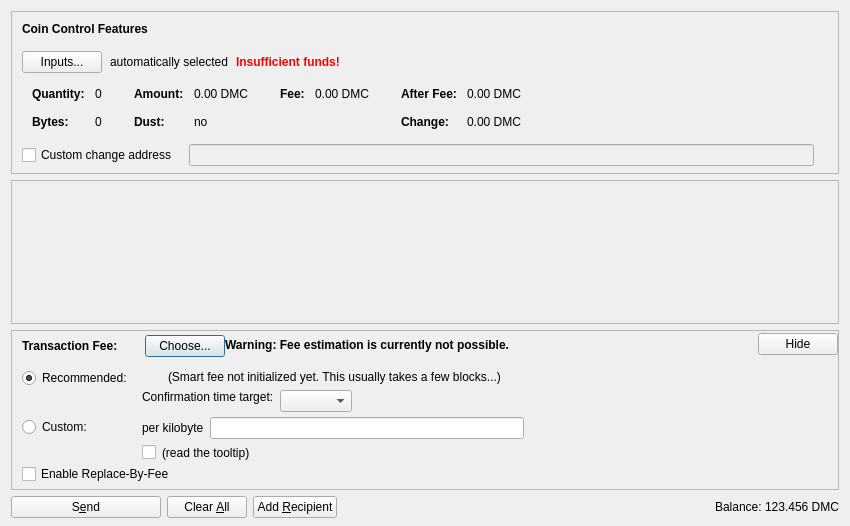
<?xml version="1.0" encoding="UTF-8"?>
<ui version="4.0">
 <class>SendCoinsDialog</class>
 <widget class="QDialog" name="SendCoinsDialog">
  <property name="geometry">
   <rect>
    <x>0</x>
    <y>0</y>
    <width>850</width>
    <height>526</height>
   </rect>
  </property>
  <property name="windowTitle">
   <string>Send Coins</string>
  </property>
  <layout class="QVBoxLayout" name="verticalLayout" stretch="0,1,0,0">
   <property name="bottomMargin">
    <number>8</number>
   </property>
   <item>
    <widget class="QFrame" name="frameCoinControl">
     <property name="sizePolicy">
      <sizepolicy hsizetype="Expanding" vsizetype="Expanding">
       <horstretch>0</horstretch>
       <verstretch>0</verstretch>
      </sizepolicy>
     </property>
     <property name="maximumSize">
      <size>
       <width>16777215</width>
       <height>16777215</height>
      </size>
     </property>
     <property name="frameShape">
      <enum>QFrame::StyledPanel</enum>
     </property>
     <property name="frameShadow">
      <enum>QFrame::Sunken</enum>
     </property>
     <layout class="QVBoxLayout" name="verticalLayoutCoinControl2">
      <property name="spacing">
       <number>0</number>
      </property>
      <property name="leftMargin">
       <number>0</number>
      </property>
      <property name="topMargin">
       <number>0</number>
      </property>
      <property name="rightMargin">
       <number>0</number>
      </property>
      <property name="bottomMargin">
       <number>6</number>
      </property>
      <item>
       <layout class="QVBoxLayout" name="verticalLayoutCoinControl" stretch="0,0,0,0,1">
        <property name="spacing">
         <number>0</number>
        </property>
        <property name="leftMargin">
         <number>10</number>
        </property>
        <property name="topMargin">
         <number>10</number>
        </property>
        <item>
         <layout class="QHBoxLayout" name="horizontalLayoutCoinControl1">
          <property name="bottomMargin">
           <number>15</number>
          </property>
          <item>
           <widget class="QLabel" name="labelCoinControlFeatures">
            <property name="sizePolicy">
             <sizepolicy hsizetype="Preferred" vsizetype="Maximum">
              <horstretch>0</horstretch>
              <verstretch>0</verstretch>
             </sizepolicy>
            </property>
            <property name="font">
             <font>
              <weight>75</weight>
              <bold>true</bold>
             </font>
            </property>
            <property name="styleSheet">
             <string notr="true">font-weight:bold;</string>
            </property>
            <property name="text">
             <string>Coin Control Features</string>
            </property>
           </widget>
          </item>
         </layout>
        </item>
        <item>
         <layout class="QHBoxLayout" name="horizontalLayoutCoinControl2" stretch="0,0,0,0">
          <property name="spacing">
           <number>8</number>
          </property>
          <property name="bottomMargin">
           <number>10</number>
          </property>
          <item>
           <widget class="QPushButton" name="pushButtonCoinControl">
            <property name="styleSheet">
             <string notr="true"/>
            </property>
            <property name="text">
             <string>Inputs...</string>
            </property>
            <property name="autoDefault">
             <bool>false</bool>
            </property>
           </widget>
          </item>
          <item>
           <widget class="QLabel" name="labelCoinControlAutomaticallySelected">
            <property name="text">
             <string>automatically selected</string>
            </property>
            <property name="margin">
             <number>5</number>
            </property>
           </widget>
          </item>
          <item>
           <widget class="QLabel" name="labelCoinControlInsuffFunds">
            <property name="font">
             <font>
              <weight>75</weight>
              <bold>true</bold>
             </font>
            </property>
            <property name="styleSheet">
             <string notr="true">color:red;font-weight:bold;</string>
            </property>
            <property name="text">
             <string>Insufficient funds!</string>
            </property>
            <property name="margin">
             <number>5</number>
            </property>
           </widget>
          </item>
          <item>
           <spacer name="horizontalSpacerCoinControl">
            <property name="orientation">
             <enum>Qt::Horizontal</enum>
            </property>
            <property name="sizeHint" stdset="0">
             <size>
              <width>40</width>
              <height>1</height>
             </size>
            </property>
           </spacer>
          </item>
         </layout>
        </item>
        <item>
         <widget class="QWidget" name="widgetCoinControl" native="true">
          <property name="sizePolicy">
           <sizepolicy hsizetype="Preferred" vsizetype="Preferred">
            <horstretch>0</horstretch>
            <verstretch>0</verstretch>
           </sizepolicy>
          </property>
          <property name="minimumSize">
           <size>
            <width>0</width>
            <height>0</height>
           </size>
          </property>
          <property name="styleSheet">
           <string notr="true"/>
          </property>
          <layout class="QHBoxLayout" name="horizontalLayoutCoinControl5">
           <property name="leftMargin">
            <number>0</number>
           </property>
           <property name="topMargin">
            <number>0</number>
           </property>
           <property name="rightMargin">
            <number>0</number>
           </property>
           <property name="bottomMargin">
            <number>0</number>
           </property>
           <item>
            <layout class="QHBoxLayout" name="horizontalLayoutCoinControl3" stretch="0,0,0,1">
             <property name="spacing">
              <number>20</number>
             </property>
             <property name="topMargin">
              <number>0</number>
             </property>
             <property name="bottomMargin">
              <number>10</number>
             </property>
             <item>
              <layout class="QFormLayout" name="formLayoutCoinControl1">
               <property name="horizontalSpacing">
                <number>10</number>
               </property>
               <property name="verticalSpacing">
                <number>14</number>
               </property>
               <property name="leftMargin">
                <number>10</number>
               </property>
               <property name="topMargin">
                <number>4</number>
               </property>
               <property name="rightMargin">
                <number>6</number>
               </property>
               <item row="0" column="0">
                <widget class="QLabel" name="labelCoinControlQuantityText">
                 <property name="font">
                  <font>
                   <weight>75</weight>
                   <bold>true</bold>
                  </font>
                 </property>
                 <property name="text">
                  <string>Quantity:</string>
                 </property>
                 <property name="margin">
                  <number>0</number>
                 </property>
                </widget>
               </item>
               <item row="0" column="1">
                <widget class="QLabel" name="labelCoinControlQuantity">
                 <property name="cursor">
                  <cursorShape>IBeamCursor</cursorShape>
                 </property>
                 <property name="contextMenuPolicy">
                  <enum>Qt::ActionsContextMenu</enum>
                 </property>
                 <property name="text">
                  <string notr="true">0</string>
                 </property>
                 <property name="margin">
                  <number>0</number>
                 </property>
                 <property name="textInteractionFlags">
                  <set>Qt::LinksAccessibleByMouse|Qt::TextSelectableByKeyboard|Qt::TextSelectableByMouse</set>
                 </property>
                </widget>
               </item>
               <item row="1" column="0">
                <widget class="QLabel" name="labelCoinControlBytesText">
                 <property name="font">
                  <font>
                   <weight>75</weight>
                   <bold>true</bold>
                  </font>
                 </property>
                 <property name="text">
                  <string>Bytes:</string>
                 </property>
                </widget>
               </item>
               <item row="1" column="1">
                <widget class="QLabel" name="labelCoinControlBytes">
                 <property name="cursor">
                  <cursorShape>IBeamCursor</cursorShape>
                 </property>
                 <property name="contextMenuPolicy">
                  <enum>Qt::ActionsContextMenu</enum>
                 </property>
                 <property name="text">
                  <string notr="true">0</string>
                 </property>
                 <property name="textInteractionFlags">
                  <set>Qt::LinksAccessibleByMouse|Qt::TextSelectableByKeyboard|Qt::TextSelectableByMouse</set>
                 </property>
                </widget>
               </item>
              </layout>
             </item>
             <item>
              <layout class="QFormLayout" name="formLayoutCoinControl2">
               <property name="horizontalSpacing">
                <number>10</number>
               </property>
               <property name="verticalSpacing">
                <number>14</number>
               </property>
               <property name="leftMargin">
                <number>6</number>
               </property>
               <property name="topMargin">
                <number>4</number>
               </property>
               <property name="rightMargin">
                <number>6</number>
               </property>
               <item row="0" column="0">
                <widget class="QLabel" name="labelCoinControlAmountText">
                 <property name="font">
                  <font>
                   <weight>75</weight>
                   <bold>true</bold>
                  </font>
                 </property>
                 <property name="text">
                  <string>Amount:</string>
                 </property>
                 <property name="margin">
                  <number>0</number>
                 </property>
                </widget>
               </item>
               <item row="0" column="1">
                <widget class="QLabel" name="labelCoinControlAmount">
                 <property name="cursor">
                  <cursorShape>IBeamCursor</cursorShape>
                 </property>
                 <property name="contextMenuPolicy">
                  <enum>Qt::ActionsContextMenu</enum>
                 </property>
                 <property name="text">
                  <string notr="true">0.00 DMC</string>
                 </property>
                 <property name="textInteractionFlags">
                  <set>Qt::LinksAccessibleByMouse|Qt::TextSelectableByKeyboard|Qt::TextSelectableByMouse</set>
                 </property>
                </widget>
               </item>
               <item row="1" column="0">
                <widget class="QLabel" name="labelCoinControlLowOutputText">
                 <property name="font">
                  <font>
                   <weight>75</weight>
                   <bold>true</bold>
                  </font>
                 </property>
                 <property name="text">
                  <string>Dust:</string>
                 </property>
                </widget>
               </item>
               <item row="1" column="1">
                <widget class="QLabel" name="labelCoinControlLowOutput">
                 <property name="cursor">
                  <cursorShape>IBeamCursor</cursorShape>
                 </property>
                 <property name="contextMenuPolicy">
                  <enum>Qt::ActionsContextMenu</enum>
                 </property>
                 <property name="text">
                  <string notr="true">no</string>
                 </property>
                 <property name="textInteractionFlags">
                  <set>Qt::LinksAccessibleByMouse|Qt::TextSelectableByKeyboard|Qt::TextSelectableByMouse</set>
                 </property>
                </widget>
               </item>
              </layout>
             </item>
             <item>
              <layout class="QFormLayout" name="formLayoutCoinControl3">
               <property name="horizontalSpacing">
                <number>10</number>
               </property>
               <property name="verticalSpacing">
                <number>14</number>
               </property>
               <property name="leftMargin">
                <number>6</number>
               </property>
               <property name="topMargin">
                <number>4</number>
               </property>
               <property name="rightMargin">
                <number>6</number>
               </property>
               <item row="0" column="0">
                <widget class="QLabel" name="labelCoinControlFeeText">
                 <property name="font">
                  <font>
                   <weight>75</weight>
                   <bold>true</bold>
                  </font>
                 </property>
                 <property name="text">
                  <string>Fee:</string>
                 </property>
                 <property name="margin">
                  <number>0</number>
                 </property>
                </widget>
               </item>
               <item row="0" column="1">
                <widget class="QLabel" name="labelCoinControlFee">
                 <property name="cursor">
                  <cursorShape>IBeamCursor</cursorShape>
                 </property>
                 <property name="contextMenuPolicy">
                  <enum>Qt::ActionsContextMenu</enum>
                 </property>
                 <property name="text">
                  <string notr="true">0.00 DMC</string>
                 </property>
                 <property name="textInteractionFlags">
                  <set>Qt::LinksAccessibleByMouse|Qt::TextSelectableByKeyboard|Qt::TextSelectableByMouse</set>
                 </property>
                </widget>
               </item>
              </layout>
             </item>
             <item>
              <layout class="QFormLayout" name="formLayoutCoinControl4">
               <property name="horizontalSpacing">
                <number>10</number>
               </property>
               <property name="verticalSpacing">
                <number>14</number>
               </property>
               <property name="leftMargin">
                <number>6</number>
               </property>
               <property name="topMargin">
                <number>4</number>
               </property>
               <property name="rightMargin">
                <number>6</number>
               </property>
               <item row="0" column="0">
                <widget class="QLabel" name="labelCoinControlAfterFeeText">
                 <property name="font">
                  <font>
                   <weight>75</weight>
                   <bold>true</bold>
                  </font>
                 </property>
                 <property name="text">
                  <string>After Fee:</string>
                 </property>
                 <property name="margin">
                  <number>0</number>
                 </property>
                </widget>
               </item>
               <item row="0" column="1">
                <widget class="QLabel" name="labelCoinControlAfterFee">
                 <property name="cursor">
                  <cursorShape>IBeamCursor</cursorShape>
                 </property>
                 <property name="contextMenuPolicy">
                  <enum>Qt::ActionsContextMenu</enum>
                 </property>
                 <property name="text">
                  <string notr="true">0.00 DMC</string>
                 </property>
                 <property name="textInteractionFlags">
                  <set>Qt::LinksAccessibleByMouse|Qt::TextSelectableByKeyboard|Qt::TextSelectableByMouse</set>
                 </property>
                </widget>
               </item>
               <item row="1" column="0">
                <widget class="QLabel" name="labelCoinControlChangeText">
                 <property name="font">
                  <font>
                   <weight>75</weight>
                   <bold>true</bold>
                  </font>
                 </property>
                 <property name="text">
                  <string>Change:</string>
                 </property>
                </widget>
               </item>
               <item row="1" column="1">
                <widget class="QLabel" name="labelCoinControlChange">
                 <property name="cursor">
                  <cursorShape>IBeamCursor</cursorShape>
                 </property>
                 <property name="contextMenuPolicy">
                  <enum>Qt::ActionsContextMenu</enum>
                 </property>
                 <property name="text">
                  <string notr="true">0.00 DMC</string>
                 </property>
                 <property name="textInteractionFlags">
                  <set>Qt::LinksAccessibleByMouse|Qt::TextSelectableByKeyboard|Qt::TextSelectableByMouse</set>
                 </property>
                </widget>
               </item>
              </layout>
             </item>
            </layout>
           </item>
          </layout>
         </widget>
        </item>
        <item>
         <layout class="QHBoxLayout" name="horizontalLayoutCoinControl4" stretch="0,0,0">
          <property name="spacing">
           <number>12</number>
          </property>
          <property name="sizeConstraint">
           <enum>QLayout::SetDefaultConstraint</enum>
          </property>
          <property name="topMargin">
           <number>5</number>
          </property>
          <property name="rightMargin">
           <number>5</number>
          </property>
          <item>
           <widget class="QCheckBox" name="checkBoxCoinControlChange">
            <property name="toolTip">
             <string>If this is activated, but the change address is empty or invalid, change will be sent to a newly generated address.</string>
            </property>
            <property name="text">
             <string>Custom change address</string>
            </property>
           </widget>
          </item>
          <item>
           <widget class="QValidatedLineEdit" name="lineEditCoinControlChange">
            <property name="enabled">
             <bool>false</bool>
            </property>
            <property name="sizePolicy">
             <sizepolicy hsizetype="Expanding" vsizetype="Fixed">
              <horstretch>0</horstretch>
              <verstretch>0</verstretch>
             </sizepolicy>
            </property>
           </widget>
          </item>
          <item>
           <widget class="QLabel" name="labelCoinControlChangeLabel">
            <property name="sizePolicy">
             <sizepolicy hsizetype="Preferred" vsizetype="Expanding">
              <horstretch>0</horstretch>
              <verstretch>0</verstretch>
             </sizepolicy>
            </property>
            <property name="minimumSize">
             <size>
              <width>0</width>
              <height>0</height>
             </size>
            </property>
            <property name="text">
             <string/>
            </property>
            <property name="margin">
             <number>3</number>
            </property>
           </widget>
          </item>
         </layout>
        </item>
        <item>
         <spacer name="verticalSpacerCoinControl">
          <property name="orientation">
           <enum>Qt::Vertical</enum>
          </property>
          <property name="sizeHint" stdset="0">
           <size>
            <width>800</width>
            <height>1</height>
           </size>
          </property>
         </spacer>
        </item>
       </layout>
      </item>
     </layout>
    </widget>
   </item>
   <item>
    <widget class="QScrollArea" name="scrollArea">
     <property name="widgetResizable">
      <bool>true</bool>
     </property>
     <widget class="QWidget" name="scrollAreaWidgetContents">
      <property name="geometry">
       <rect>
        <x>0</x>
        <y>0</y>
        <width>830</width>
        <height>104</height>
       </rect>
      </property>
      <layout class="QVBoxLayout" name="verticalLayout_2" stretch="0,1">
       <property name="leftMargin">
        <number>0</number>
       </property>
       <property name="topMargin">
        <number>0</number>
       </property>
       <property name="rightMargin">
        <number>0</number>
       </property>
       <property name="bottomMargin">
        <number>0</number>
       </property>
       <item>
        <layout class="QVBoxLayout" name="entries">
         <property name="spacing">
          <number>6</number>
         </property>
        </layout>
       </item>
       <item>
        <spacer name="verticalSpacer">
         <property name="orientation">
          <enum>Qt::Vertical</enum>
         </property>
         <property name="sizeHint" stdset="0">
          <size>
           <width>20</width>
           <height>40</height>
          </size>
         </property>
        </spacer>
       </item>
      </layout>
     </widget>
    </widget>
   </item>
   <item>
    <widget class="QFrame" name="frameFee">
     <property name="sizePolicy">
      <sizepolicy hsizetype="Expanding" vsizetype="Expanding">
       <horstretch>0</horstretch>
       <verstretch>0</verstretch>
      </sizepolicy>
     </property>
     <property name="maximumSize">
      <size>
       <width>16777215</width>
       <height>16777215</height>
      </size>
     </property>
     <property name="frameShape">
      <enum>QFrame::StyledPanel</enum>
     </property>
     <property name="frameShadow">
      <enum>QFrame::Sunken</enum>
     </property>
     <layout class="QVBoxLayout" name="verticalLayoutFee1">
      <property name="spacing">
       <number>0</number>
      </property>
      <property name="leftMargin">
       <number>0</number>
      </property>
      <property name="topMargin">
       <number>0</number>
      </property>
      <property name="rightMargin">
       <number>0</number>
      </property>
      <property name="bottomMargin">
       <number>0</number>
      </property>
      <item>
       <layout class="QVBoxLayout" name="verticalLayoutFee2" stretch="0,0,0">
        <property name="spacing">
         <number>0</number>
        </property>
        <property name="leftMargin">
         <number>10</number>
        </property>
        <property name="topMargin">
         <number>0</number>
        </property>
        <item>
         <layout class="QHBoxLayout" name="horizontalLayoutFee1">
          <property name="bottomMargin">
           <number>0</number>
          </property>
          <item>
           <layout class="QVBoxLayout" name="verticalLayoutFee7">
            <property name="spacing">
             <number>0</number>
            </property>
            <item>
             <spacer name="verticalSpacerSmartFee">
              <property name="orientation">
               <enum>Qt::Vertical</enum>
              </property>
              <property name="sizeType">
               <enum>QSizePolicy::Fixed</enum>
              </property>
              <property name="sizeHint" stdset="0">
               <size>
                <width>1</width>
                <height>4</height>
               </size>
              </property>
             </spacer>
            </item>
            <item>
             <layout class="QHBoxLayout" name="horizontalLayoutSmartFee">
              <property name="spacing">
               <number>10</number>
              </property>
              <item>
               <widget class="QLabel" name="labelFeeHeadline">
                <property name="sizePolicy">
                 <sizepolicy hsizetype="Preferred" vsizetype="Maximum">
                  <horstretch>0</horstretch>
                  <verstretch>0</verstretch>
                 </sizepolicy>
                </property>
                <property name="font">
                 <font>
                  <weight>75</weight>
                  <bold>true</bold>
                 </font>
                </property>
                <property name="styleSheet">
                 <string notr="true">font-weight:bold;</string>
                </property>
                <property name="text">
                 <string>Transaction Fee:</string>
                </property>
               </widget>
              </item>
              <item>
               <widget class="QLabel" name="labelFeeMinimized">
                <property name="text">
                 <string/>
                </property>
               </widget>
              </item>
              <item>
               <widget class="QPushButton" name="buttonChooseFee">
                <property name="text">
                 <string>Choose...</string>
                </property>
               </widget>
              </item>
             </layout>
            </item>
            <item>
             <spacer name="verticalSpacer_5">
              <property name="orientation">
               <enum>Qt::Vertical</enum>
              </property>
              <property name="sizeHint" stdset="0">
               <size>
                <width>1</width>
                <height>1</height>
               </size>
              </property>
             </spacer>
            </item>
           </layout>
          </item>
          <item>
           <widget class="QLabel" name="fallbackFeeWarningLabel">
            <property name="toolTip">
             <string>Using the fallbackfee can result in sending a transaction that will take several hours or days (or never) to confirm. Consider choosing your fee manually or wait until you have validated the complete chain.</string>
            </property>
            <property name="font">
            <font>
                <weight>75</weight>
                <bold>true</bold>
            </font>
            </property>
            <property name="text">
             <string>Warning: Fee estimation is currently not possible.</string>
            </property>
            <property name="wordWrap">
             <bool>false</bool>
            </property>
           </widget>
          </item>
          <item>
           <spacer name="horizontalSpacer_4">
            <property name="orientation">
             <enum>Qt::Horizontal</enum>
            </property>
            <property name="sizeType">
             <enum>QSizePolicy::MinimumExpanding</enum>
            </property>
            <property name="sizeHint" stdset="0">
             <size>
              <width>40</width>
              <height>20</height>
             </size>
            </property>
           </spacer>
          </item>
          <item>
           <widget class="QPushButton" name="buttonMinimizeFee">
            <property name="toolTip">
             <string>collapse fee-settings</string>
            </property>
            <property name="text">
             <string>Hide</string>
            </property>
           </widget>
          </item>
         </layout>
        </item>
        <item>
         <widget class="QFrame" name="frameFeeSelection">
          <layout class="QVBoxLayout" name="verticalLayoutFee12">
           <property name="spacing">
            <number>0</number>
           </property>
           <property name="leftMargin">
            <number>0</number>
           </property>
           <property name="topMargin">
            <number>0</number>
           </property>
           <property name="rightMargin">
            <number>0</number>
           </property>
           <property name="bottomMargin">
            <number>0</number>
           </property>
           <item>
            <layout class="QGridLayout" name="gridLayoutFee">
             <property name="topMargin">
              <number>10</number>
             </property>
             <property name="bottomMargin">
              <number>4</number>
             </property>
             <property name="horizontalSpacing">
              <number>10</number>
             </property>
             <property name="verticalSpacing">
              <number>4</number>
             </property>
             <item row="1" column="1">
              <layout class="QVBoxLayout" name="verticalLayoutFee8">
               <property name="spacing">
                <number>6</number>
               </property>
               <item>
                <layout class="QHBoxLayout" name="horizontalLayoutFee13">
                 <item>
                  <widget class="QLabel" name="labelCustomPerKilobyte">
                   <property name="toolTip">
                    <string>Specify a custom fee per kB (1,000 bytes) of the transaction's virtual size.

Note:  Since the fee is calculated on a per-byte basis, a fee of "100 votes per kB" for a transaction size of 500 bytes (half of 1 kB) would ultimately yield a fee of only 50 votes.</string>
                   </property>
                   <property name="text">
                    <string>per kilobyte</string>
                   </property>
                  </widget>
                 </item>
                 <item>
                  <widget class="DemocoinAmountField" name="customFee"/>
                 </item>
                 <item>
                  <spacer name="horizontalSpacer_6">
                   <property name="orientation">
                    <enum>Qt::Horizontal</enum>
                   </property>
                   <property name="sizeHint" stdset="0">
                    <size>
                     <width>1</width>
                     <height>1</height>
                    </size>
                   </property>
                  </spacer>
                 </item>
                </layout>
               </item>
               <item>
                <layout class="QHBoxLayout" name="horizontalLayoutFee8">
                 <item>
                  <widget class="QCheckBox" name="checkBoxMinimumFee">
                   <property name="toolTip">
                    <string>Paying only the minimum fee is just fine as long as there is less transaction volume than space in the blocks. But be aware that this can end up in a never confirming transaction once there is more demand for democoin transactions than the network can process.</string>
                   </property>
                   <property name="text">
                    <string/>
                   </property>
                  </widget>
                 </item>
                 <item>
                  <widget class="QLabel" name="labelMinFeeWarning">
                   <property name="enabled">
                    <bool>true</bool>
                   </property>
                   <property name="toolTip">
                    <string>Paying only the minimum fee is just fine as long as there is less transaction volume than space in the blocks. But be aware that this can end up in a never confirming transaction once there is more demand for democoin transactions than the network can process.</string>
                   </property>
                   <property name="text">
                    <string>(read the tooltip)</string>
                   </property>
                   <property name="margin">
                    <number>5</number>
                   </property>
                  </widget>
                 </item>
                 <item>
                  <spacer name="horizontalSpacer_2">
                   <property name="orientation">
                    <enum>Qt::Horizontal</enum>
                   </property>
                   <property name="sizeHint" stdset="0">
                    <size>
                     <width>1</width>
                     <height>1</height>
                    </size>
                   </property>
                  </spacer>
                 </item>
                </layout>
               </item>
              </layout>
             </item>
             <item row="0" column="0">
              <layout class="QVBoxLayout" name="verticalLayoutFee4" stretch="0,1">
               <item>
                <widget class="QRadioButton" name="radioSmartFee">
                 <property name="text">
                  <string>Recommended:</string>
                 </property>
                 <property name="checked">
                  <bool>true</bool>
                 </property>
                 <attribute name="buttonGroup">
                  <string notr="true">groupFee</string>
                 </attribute>
                </widget>
               </item>
               <item>
                <spacer name="verticalSpacer_2">
                 <property name="orientation">
                  <enum>Qt::Vertical</enum>
                 </property>
                 <property name="sizeHint" stdset="0">
                  <size>
                   <width>1</width>
                   <height>1</height>
                  </size>
                 </property>
                </spacer>
               </item>
              </layout>
             </item>
             <item row="1" column="0">
              <layout class="QVBoxLayout" name="verticalLayoutFee9" stretch="0,1">
               <item>
                <widget class="QRadioButton" name="radioCustomFee">
                 <property name="text">
                  <string>Custom:</string>
                 </property>
                 <attribute name="buttonGroup">
                  <string notr="true">groupFee</string>
                 </attribute>
                </widget>
               </item>
               <item>
                <spacer name="verticalSpacer_6">
                 <property name="orientation">
                  <enum>Qt::Vertical</enum>
                 </property>
                 <property name="sizeHint" stdset="0">
                  <size>
                   <width>1</width>
                   <height>1</height>
                  </size>
                 </property>
                </spacer>
               </item>
              </layout>
             </item>
             <item row="0" column="1">
              <layout class="QVBoxLayout" name="verticalLayoutFee3" stretch="0,0,1">
               <property name="spacing">
                <number>6</number>
               </property>
               <property name="topMargin">
                <number>2</number>
               </property>
               <item>
                <layout class="QHBoxLayout" name="horizontalLayoutFee12">
                 <item>
                  <widget class="QLabel" name="labelSmartFee">
                   <property name="text">
                    <string/>
                   </property>
                   <property name="margin">
                    <number>2</number>
                   </property>
                  </widget>
                 </item>
                 <item>
                  <widget class="QLabel" name="labelFeeEstimation">
                   <property name="text">
                    <string/>
                   </property>
                  </widget>
                 </item>
                 <item>
                  <widget class="QLabel" name="labelSmartFee2">
                   <property name="text">
                    <string>(Smart fee not initialized yet. This usually takes a few blocks...)</string>
                   </property>
                   <property name="margin">
                    <number>2</number>
                   </property>
                  </widget>
                 </item>
                 <item>
                  <spacer name="horizontalSpacer_5">
                   <property name="orientation">
                    <enum>Qt::Horizontal</enum>
                   </property>
                   <property name="sizeHint" stdset="0">
                    <size>
                     <width>1</width>
                     <height>1</height>
                    </size>
                   </property>
                  </spacer>
                 </item>
                </layout>
               </item>
               <item>
                <layout class="QHBoxLayout" name="horizontalLayoutFee9">
                 <item>
                  <layout class="QVBoxLayout" name="verticalLayoutFee6">
                   <item>
                    <widget class="QLabel" name="labelSmartFee3">
                     <property name="text">
                      <string>Confirmation time target:</string>
                     </property>
                     <property name="margin">
                      <number>2</number>
                     </property>
                    </widget>
                   </item>
                   <item>
                    <spacer name="verticalSpacer_3">
                     <property name="orientation">
                      <enum>Qt::Vertical</enum>
                     </property>
                     <property name="sizeHint" stdset="0">
                      <size>
                       <width>1</width>
                       <height>1</height>
                      </size>
                     </property>
                    </spacer>
                   </item>
                  </layout>
                 </item>
                 <item>
                  <layout class="QVBoxLayout" name="verticalLayoutFee5">
                   <property name="rightMargin">
                    <number>30</number>
                   </property>
                   <item>
                    <layout class="QHBoxLayout" name="horizontalLayoutConfTarget">
                     <property name="bottomMargin">
                      <number>0</number>
                     </property>
                     <item>
                      <widget class="QComboBox" name="confTargetSelector"/>
                     </item>
                     <item>
                      <spacer name="horizontalSpacerConfTarget">
                       <property name="orientation">
                        <enum>Qt::Horizontal</enum>
                       </property>
                       <property name="sizeHint" stdset="0">
                        <size>
                         <width>40</width>
                         <height>20</height>
                        </size>
                       </property>
                      </spacer>
                     </item>
                    </layout>
                   </item>
                  </layout>
                 </item>
                </layout>
               </item>
               <item>
                <spacer name="verticalSpacer_4">
                 <property name="orientation">
                  <enum>Qt::Vertical</enum>
                 </property>
                 <property name="sizeHint" stdset="0">
                  <size>
                   <width>1</width>
                   <height>1</height>
                  </size>
                 </property>
                </spacer>
               </item>
              </layout>
             </item>
            </layout>
           </item>
           <item>
            <widget class="QCheckBox" name="optInRBF">
             <property name="text">
              <string>Enable Replace-By-Fee</string>
             </property>
             <property name="toolTip">
              <string>With Replace-By-Fee (BIP-125) you can increase a transaction's fee after it is sent. Without this, a higher fee may be recommended to compensate for increased transaction delay risk.</string>
             </property>
            </widget>
           </item>
          </layout>
         </widget>
        </item>
        <item>
         <spacer name="verticalSpacerFee">
          <property name="orientation">
           <enum>Qt::Vertical</enum>
          </property>
          <property name="sizeHint" stdset="0">
           <size>
            <width>40</width>
            <height>5</height>
           </size>
          </property>
         </spacer>
        </item>
       </layout>
      </item>
     </layout>
    </widget>
   </item>
   <item>
    <layout class="QHBoxLayout" name="horizontalLayout">
     <item>
      <widget class="QPushButton" name="sendButton">
       <property name="minimumSize">
        <size>
         <width>150</width>
         <height>0</height>
        </size>
       </property>
       <property name="toolTip">
        <string>Confirm the send action</string>
       </property>
       <property name="text">
        <string>S&amp;end</string>
       </property>
       <property name="icon">
        <iconset resource="../democoin.qrc">
         <normaloff>:/icons/send</normaloff>:/icons/send</iconset>
       </property>
       <property name="autoDefault">
        <bool>false</bool>
       </property>
       <property name="default">
        <bool>false</bool>
       </property>
      </widget>
     </item>
     <item>
      <widget class="QPushButton" name="clearButton">
       <property name="sizePolicy">
        <sizepolicy hsizetype="Minimum" vsizetype="Fixed">
         <horstretch>0</horstretch>
         <verstretch>0</verstretch>
        </sizepolicy>
       </property>
       <property name="toolTip">
        <string>Clear all fields of the form.</string>
       </property>
       <property name="text">
        <string>Clear &amp;All</string>
       </property>
       <property name="icon">
        <iconset resource="../democoin.qrc">
         <normaloff>:/icons/remove</normaloff>:/icons/remove</iconset>
       </property>
       <property name="autoDefault">
        <bool>false</bool>
       </property>
      </widget>
     </item>
     <item>
      <widget class="QPushButton" name="addButton">
       <property name="toolTip">
        <string>Send to multiple recipients at once</string>
       </property>
       <property name="text">
        <string>Add &amp;Recipient</string>
       </property>
       <property name="icon">
        <iconset resource="../democoin.qrc">
         <normaloff>:/icons/add</normaloff>:/icons/add</iconset>
       </property>
       <property name="autoDefault">
        <bool>false</bool>
       </property>
      </widget>
     </item>
     <item>
      <spacer name="horizontalSpacer">
       <property name="orientation">
        <enum>Qt::Horizontal</enum>
       </property>
       <property name="sizeHint" stdset="0">
        <size>
         <width>40</width>
         <height>20</height>
        </size>
       </property>
      </spacer>
     </item>
     <item>
      <layout class="QHBoxLayout" name="horizontalLayout_2">
       <property name="spacing">
        <number>3</number>
       </property>
       <item>
        <widget class="QLabel" name="label">
         <property name="sizePolicy">
          <sizepolicy hsizetype="Preferred" vsizetype="Fixed">
           <horstretch>0</horstretch>
           <verstretch>0</verstretch>
          </sizepolicy>
         </property>
         <property name="text">
          <string>Balance:</string>
         </property>
        </widget>
       </item>
       <item>
        <widget class="QLabel" name="labelBalance">
         <property name="sizePolicy">
          <sizepolicy hsizetype="Preferred" vsizetype="Fixed">
           <horstretch>0</horstretch>
           <verstretch>0</verstretch>
          </sizepolicy>
         </property>
         <property name="cursor">
          <cursorShape>IBeamCursor</cursorShape>
         </property>
         <property name="text">
          <string notr="true">123.456 DMC</string>
         </property>
         <property name="textInteractionFlags">
          <set>Qt::LinksAccessibleByMouse|Qt::TextSelectableByKeyboard|Qt::TextSelectableByMouse</set>
         </property>
        </widget>
       </item>
      </layout>
     </item>
    </layout>
   </item>
  </layout>
 </widget>
 <customwidgets>
  <customwidget>
   <class>QValidatedLineEdit</class>
   <extends>QLineEdit</extends>
   <header>qt/qvalidatedlineedit.h</header>
  </customwidget>
  <customwidget>
   <class>DemocoinAmountField</class>
   <extends>QLineEdit</extends>
   <header>qt/democoinamountfield.h</header>
   <container>1</container>
  </customwidget>
 </customwidgets>
 <resources>
  <include location="../democoin.qrc"/>
 </resources>
 <connections/>
 <buttongroups>
  <buttongroup name="groupFee"/>
 </buttongroups>
</ui>
